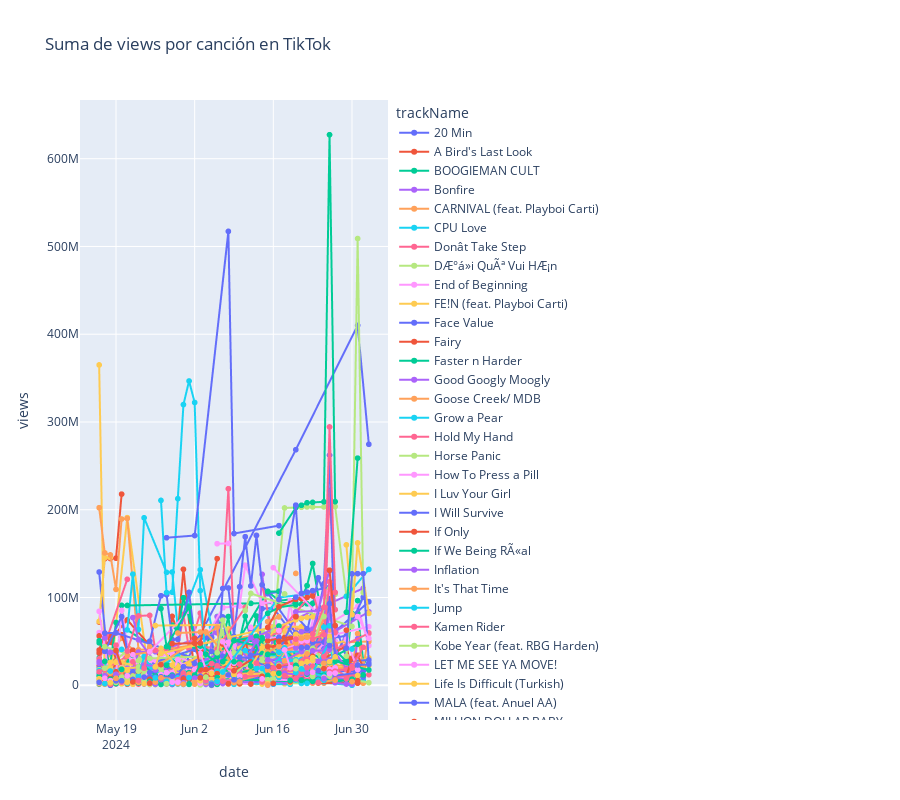

Notebook code for this chart:
### Code cell
grouped_by_date_song = tiktokshazam_df.groupby(['date', 'trackName']).agg({'views': 'sum'})
grouped_by_date_song.reset_index(inplace=True)

fig = px.line(grouped_by_date_song, x='date', y='views', color='trackName', markers=True, title='Suma de views por canción en TikTok')

fig.update_layout(height=800)

fig.show()
